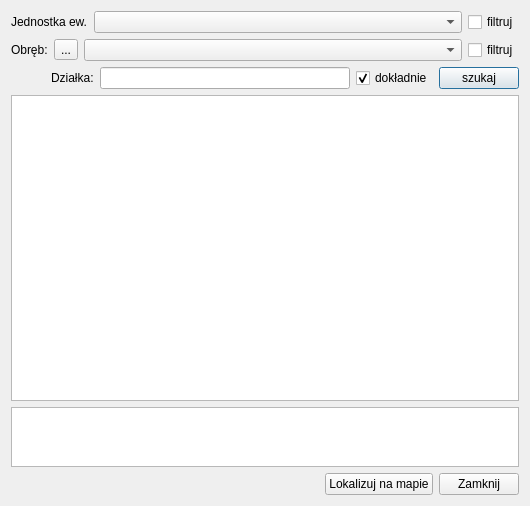
<?xml version="1.0" encoding="UTF-8"?>
<ui version="4.0">
 <class>SWDESzukajDialogBase</class>
 <widget class="QDialog" name="SWDESzukajDialogBase">
  <property name="geometry">
   <rect>
    <x>0</x>
    <y>0</y>
    <width>530</width>
    <height>506</height>
   </rect>
  </property>
  <property name="windowTitle">
   <string>SWDE Szukaj</string>
  </property>
  <layout class="QVBoxLayout" name="verticalLayout">
   <item>
    <layout class="QHBoxLayout" name="horizontalLayout" stretch="0,1,0">
     <item>
      <widget class="QLabel" name="label">
       <property name="text">
        <string>Jednostka ew.</string>
       </property>
      </widget>
     </item>
     <item>
      <widget class="QComboBox" name="cmbxJEW"/>
     </item>
     <item>
      <widget class="QCheckBox" name="chckJEWfiltr">
       <property name="text">
        <string>filtruj</string>
       </property>
      </widget>
     </item>
    </layout>
   </item>
   <item>
    <layout class="QHBoxLayout" name="horizontalLayout_2" stretch="0,0,1,0">
     <item>
      <widget class="QLabel" name="label_2">
       <property name="text">
        <string>Obręb:</string>
       </property>
      </widget>
     </item>
     <item>
      <widget class="QToolButton" name="tbtnObrRefresh">
       <property name="toolTip">
        <string>&lt;html&gt;&lt;head/&gt;&lt;body&gt;&lt;p&gt;odświeża listę obrębów, dla wybranej jednostki ewidencyjnej&lt;/p&gt;&lt;/body&gt;&lt;/html&gt;</string>
       </property>
       <property name="text">
        <string>...</string>
       </property>
      </widget>
     </item>
     <item>
      <widget class="QComboBox" name="cmbxOBR"/>
     </item>
     <item>
      <widget class="QCheckBox" name="chckOBRfiltr">
       <property name="text">
        <string>filtruj</string>
       </property>
      </widget>
     </item>
    </layout>
   </item>
   <item>
    <layout class="QHBoxLayout" name="horizontalLayout_3" stretch="0,0,1,0,0">
     <item>
      <spacer name="horizontalSpacer_2">
       <property name="orientation">
        <enum>Qt::Horizontal</enum>
       </property>
       <property name="sizeHint" stdset="0">
        <size>
         <width>40</width>
         <height>20</height>
        </size>
       </property>
      </spacer>
     </item>
     <item>
      <widget class="QLabel" name="label_3">
       <property name="text">
        <string>Działka:</string>
       </property>
      </widget>
     </item>
     <item>
      <widget class="QLineEdit" name="leditDZE"/>
     </item>
     <item>
      <widget class="QCheckBox" name="chckDzeDokladnie">
       <property name="toolTip">
        <string>&lt;html&gt;&lt;head/&gt;&lt;body&gt;&lt;p&gt;Jeśli pole będzie odznaczone - zostaną wyszukane również działki o numerach podobnych do zadanego.&lt;/p&gt;&lt;/body&gt;&lt;/html&gt;</string>
       </property>
       <property name="text">
        <string>dokładnie</string>
       </property>
       <property name="checked">
        <bool>true</bool>
       </property>
      </widget>
     </item>
     <item>
      <widget class="QPushButton" name="pbtnDzeSearch">
       <property name="text">
        <string>szukaj</string>
       </property>
      </widget>
     </item>
    </layout>
   </item>
   <item>
    <widget class="QTableView" name="tabvDZE">
     <property name="selectionMode">
      <enum>QAbstractItemView::MultiSelection</enum>
     </property>
     <property name="selectionBehavior">
      <enum>QAbstractItemView::SelectRows</enum>
     </property>
    </widget>
   </item>
   <item>
    <widget class="QPlainTextEdit" name="peditOut">
     <property name="maximumSize">
      <size>
       <width>16777215</width>
       <height>60</height>
      </size>
     </property>
    </widget>
   </item>
   <item>
    <layout class="QHBoxLayout" name="horizontalLayout_4">
     <item>
      <spacer name="horizontalSpacer">
       <property name="orientation">
        <enum>Qt::Horizontal</enum>
       </property>
       <property name="sizeHint" stdset="0">
        <size>
         <width>40</width>
         <height>20</height>
        </size>
       </property>
      </spacer>
     </item>
     <item>
      <widget class="QPushButton" name="pbtnLokalizuj">
       <property name="text">
        <string>Lokalizuj na mapie</string>
       </property>
      </widget>
     </item>
     <item>
      <widget class="QPushButton" name="pbtnClose">
       <property name="text">
        <string>Zamknij</string>
       </property>
      </widget>
     </item>
    </layout>
   </item>
  </layout>
  <zorder>cmbxJEW</zorder>
  <zorder>label</zorder>
  <zorder>chckJEWfiltr</zorder>
  <zorder>cmbxOBR</zorder>
  <zorder>tbtnObrRefresh</zorder>
  <zorder>label_2</zorder>
  <zorder>chckOBRfiltr</zorder>
  <zorder>horizontalSpacer_2</zorder>
  <zorder>pbtnDzeSearch</zorder>
  <zorder>label_3</zorder>
  <zorder>chckDzeDokladnie</zorder>
  <zorder>leditDZE</zorder>
  <zorder>label_3</zorder>
  <zorder>tabvDZE</zorder>
  <zorder>pbtnLokalizuj</zorder>
  <zorder>pbtnClose</zorder>
  <zorder>horizontalSpacer</zorder>
  <zorder>peditOut</zorder>
 </widget>
 <resources/>
 <connections/>
</ui>
